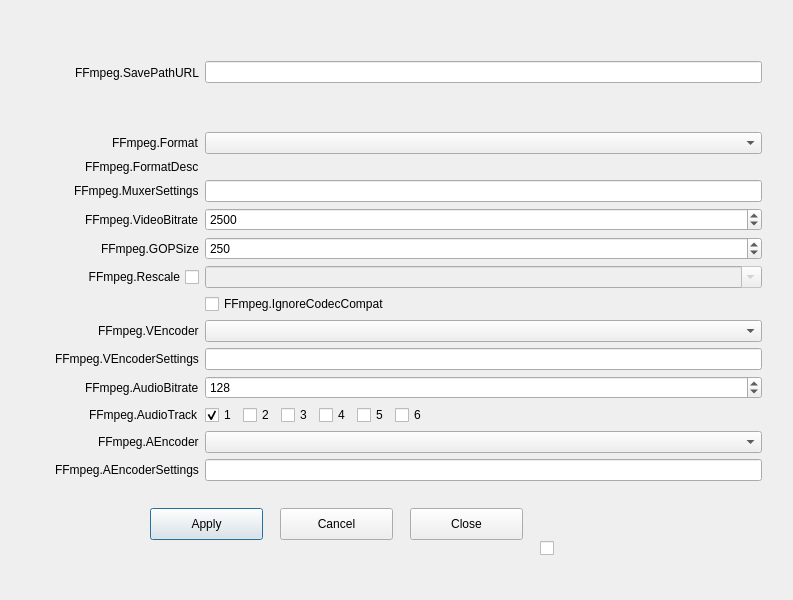
<?xml version="1.0" encoding="UTF-8"?>
<ui version="4.0">
 <class>Output</class>
 <widget class="QDialog" name="Output">
  <property name="geometry">
   <rect>
    <x>0</x>
    <y>0</y>
    <width>793</width>
    <height>600</height>
   </rect>
  </property>
  <property name="windowTitle">
   <string>FFmpeg Output</string>
  </property>
  <widget class="QWidget" name="verticalLayoutWidget">
   <property name="geometry">
    <rect>
     <x>20</x>
     <y>10</y>
     <width>751</width>
     <height>480</height>
    </rect>
   </property>
   <layout class="QVBoxLayout" name="verticalLayout">
    <property name="leftMargin">
     <number>9</number>
    </property>
    <property name="topMargin">
     <number>9</number>
    </property>
    <property name="rightMargin">
     <number>9</number>
    </property>
    <property name="bottomMargin">
     <number>9</number>
    </property>
    <item>
     <layout class="QFormLayout" name="formLayout">
      <property name="fieldGrowthPolicy">
       <enum>QFormLayout::AllNonFixedFieldsGrow</enum>
      </property>
      <property name="labelAlignment">
       <set>Qt::AlignLeading|Qt::AlignLeft|Qt::AlignRight|Qt::AlignTrailing|Qt::AlignVCenter</set>
      </property>
      <property name="topMargin">
       <number>0</number>
      </property>
      <item row="1" column="0">
       <widget class="QLabel" name="label_1">
        <property name="sizePolicy">
         <sizepolicy hsizetype="Preferred" vsizetype="Expanding">
          <horstretch>0</horstretch>
          <verstretch>0</verstretch>
         </sizepolicy>
        </property>
        <property name="minimumSize">
         <size>
          <width>170</width>
          <height>0</height>
         </size>
        </property>
        <property name="text">
         <string>FFmpeg.SavePathURL</string>
        </property>
        <property name="alignment">
         <set>Qt::AlignRight|Qt::AlignTrailing|Qt::AlignVCenter</set>
        </property>
       </widget>
      </item>
      <item row="1" column="1">
       <widget class="QStackedWidget" name="stackedWidget">
        <property name="currentIndex">
         <number>0</number>
        </property>
        <widget class="QWidget" name="page_1">
         <layout class="QHBoxLayout" name="horizontalLayout_2">
          <property name="spacing">
           <number>0</number>
          </property>
          <property name="leftMargin">
           <number>0</number>
          </property>
          <property name="topMargin">
           <number>0</number>
          </property>
          <property name="rightMargin">
           <number>0</number>
          </property>
          <property name="bottomMargin">
           <number>0</number>
          </property>
          <item>
           <widget class="QLineEdit" name="advOutFFURL">
            <property name="enabled">
             <bool>true</bool>
            </property>
           </widget>
          </item>
         </layout>
        </widget>
       </widget>
      </item>
      <item row="2" column="0">
       <widget class="QLabel" name="label_5">
        <property name="text">
         <string>FFmpeg.Format</string>
        </property>
        <property name="buddy">
         <cstring>advOutFFFormat</cstring>
        </property>
       </widget>
      </item>
      <item row="2" column="1">
       <widget class="QComboBox" name="advOutFFFormat"/>
      </item>
      <item row="3" column="0">
       <widget class="QLabel" name="label_6">
        <property name="text">
         <string>FFmpeg.FormatDesc</string>
        </property>
       </widget>
      </item>
      <item row="3" column="1">
       <widget class="QLabel" name="advOutFFFormatDesc">
        <property name="text">
         <string/>
        </property>
       </widget>
      </item>
      <item row="4" column="0">
       <widget class="QLabel" name="label_7">
        <property name="text">
         <string>FFmpeg.MuxerSettings</string>
        </property>
        <property name="buddy">
         <cstring>advOutFFMCfg</cstring>
        </property>
       </widget>
      </item>
      <item row="4" column="1">
       <widget class="QLineEdit" name="advOutFFMCfg"/>
      </item>
      <item row="5" column="0">
       <widget class="QLabel" name="label_8">
        <property name="text">
         <string>FFmpeg.VideoBitrate</string>
        </property>
        <property name="buddy">
         <cstring>advOutFFVBitrate</cstring>
        </property>
       </widget>
      </item>
      <item row="5" column="1">
       <widget class="QSpinBox" name="advOutFFVBitrate">
        <property name="minimum">
         <number>0</number>
        </property>
        <property name="maximum">
         <number>1000000000</number>
        </property>
        <property name="value">
         <number>2500</number>
        </property>
       </widget>
      </item>
      <item row="6" column="0">
       <widget class="QLabel" name="label_9">
        <property name="text">
         <string>FFmpeg.GOPSize</string>
        </property>
        <property name="buddy">
         <cstring>advOutFFVGOPSize</cstring>
        </property>
       </widget>
      </item>
      <item row="6" column="1">
       <widget class="QSpinBox" name="advOutFFVGOPSize">
        <property name="maximum">
         <number>1000000000</number>
        </property>
        <property name="value">
         <number>250</number>
        </property>
       </widget>
      </item>
      <item row="7" column="0">
       <widget class="QCheckBox" name="advOutFFUseRescale">
        <property name="sizePolicy">
         <sizepolicy hsizetype="Minimum" vsizetype="Expanding">
          <horstretch>0</horstretch>
          <verstretch>0</verstretch>
         </sizepolicy>
        </property>
        <property name="layoutDirection">
         <enum>Qt::RightToLeft</enum>
        </property>
        <property name="text">
         <string>FFmpeg.Rescale</string>
        </property>
       </widget>
      </item>
      <item row="7" column="1">
       <widget class="QComboBox" name="advOutFFRescale">
        <property name="enabled">
         <bool>false</bool>
        </property>
        <property name="editable">
         <bool>true</bool>
        </property>
       </widget>
      </item>
      <item row="8" column="1">
       <widget class="QCheckBox" name="advOutFFIgnoreCompat">
        <property name="text">
         <string>FFmpeg.IgnoreCodecCompat</string>
        </property>
       </widget>
      </item>
      <item row="9" column="0">
       <widget class="QLabel" name="label_12">
        <property name="text">
         <string>FFmpeg.VEncoder</string>
        </property>
        <property name="buddy">
         <cstring>advOutFFVEncoder</cstring>
        </property>
       </widget>
      </item>
      <item row="9" column="1">
       <widget class="QComboBox" name="advOutFFVEncoder"/>
      </item>
      <item row="10" column="0">
       <widget class="QLabel" name="label_13">
        <property name="text">
         <string>FFmpeg.VEncoderSettings</string>
        </property>
        <property name="buddy">
         <cstring>advOutFFVCfg</cstring>
        </property>
       </widget>
      </item>
      <item row="10" column="1">
       <widget class="QLineEdit" name="advOutFFVCfg"/>
      </item>
      <item row="11" column="0">
       <widget class="QLabel" name="label_14">
        <property name="text">
         <string>FFmpeg.AudioBitrate</string>
        </property>
        <property name="buddy">
         <cstring>advOutFFABitrate</cstring>
        </property>
       </widget>
      </item>
      <item row="11" column="1">
       <widget class="QSpinBox" name="advOutFFABitrate">
        <property name="minimum">
         <number>32</number>
        </property>
        <property name="maximum">
         <number>4096</number>
        </property>
        <property name="singleStep">
         <number>16</number>
        </property>
        <property name="value">
         <number>128</number>
        </property>
       </widget>
      </item>
      <item row="12" column="0">
       <widget class="QLabel" name="label_15">
        <property name="text">
         <string>FFmpeg.AudioTrack</string>
        </property>
       </widget>
      </item>
      <item row="12" column="1">
       <widget class="QWidget" name="widget_10" native="true">
        <property name="sizePolicy">
         <sizepolicy hsizetype="Maximum" vsizetype="Preferred">
          <horstretch>0</horstretch>
          <verstretch>0</verstretch>
         </sizepolicy>
        </property>
        <layout class="QHBoxLayout" name="horizontalLayout_4">
         <property name="leftMargin">
          <number>0</number>
         </property>
         <property name="topMargin">
          <number>0</number>
         </property>
         <property name="rightMargin">
          <number>0</number>
         </property>
         <property name="bottomMargin">
          <number>0</number>
         </property>
         <item>
          <widget class="QCheckBox" name="advOutFFTrack1">
           <property name="text">
            <string notr="true">1</string>
           </property>
           <property name="checked">
            <bool>true</bool>
           </property>
          </widget>
         </item>
         <item>
          <widget class="QCheckBox" name="advOutFFTrack2">
           <property name="text">
            <string notr="true">2</string>
           </property>
          </widget>
         </item>
         <item>
          <widget class="QCheckBox" name="advOutFFTrack3">
           <property name="text">
            <string notr="true">3</string>
           </property>
          </widget>
         </item>
         <item>
          <widget class="QCheckBox" name="advOutFFTrack4">
           <property name="text">
            <string notr="true">4</string>
           </property>
          </widget>
         </item>
         <item>
          <widget class="QCheckBox" name="advOutFFTrack5">
           <property name="text">
            <string notr="true">5</string>
           </property>
          </widget>
         </item>
         <item>
          <widget class="QCheckBox" name="advOutFFTrack6">
           <property name="text">
            <string notr="true">6</string>
           </property>
          </widget>
         </item>
        </layout>
       </widget>
      </item>
      <item row="13" column="0">
       <widget class="QLabel" name="label_16">
        <property name="text">
         <string>FFmpeg.AEncoder</string>
        </property>
        <property name="buddy">
         <cstring>advOutFFAEncoder</cstring>
        </property>
       </widget>
      </item>
      <item row="13" column="1">
       <widget class="QComboBox" name="advOutFFAEncoder"/>
      </item>
      <item row="14" column="0">
       <widget class="QLabel" name="label_17">
        <property name="text">
         <string>FFmpeg.AEncoderSettings</string>
        </property>
        <property name="buddy">
         <cstring>advOutFFACfg</cstring>
        </property>
       </widget>
      </item>
      <item row="14" column="1">
       <widget class="QLineEdit" name="advOutFFACfg"/>
      </item>
     </layout>
    </item>
   </layout>
  </widget>
  <widget class="QPushButton" name="apply">
   <property name="geometry">
    <rect>
     <x>150</x>
     <y>508</y>
     <width>113</width>
     <height>32</height>
    </rect>
   </property>
   <property name="text">
    <string>Apply</string>
   </property>
  </widget>
  <widget class="QPushButton" name="cancel">
   <property name="geometry">
    <rect>
     <x>280</x>
     <y>508</y>
     <width>113</width>
     <height>32</height>
    </rect>
   </property>
   <property name="text">
    <string>Cancel</string>
   </property>
  </widget>
  <widget class="QPushButton" name="close">
   <property name="geometry">
    <rect>
     <x>410</x>
     <y>508</y>
     <width>113</width>
     <height>32</height>
    </rect>
   </property>
   <property name="text">
    <string>Close</string>
   </property>
  </widget>
  <widget class="QCheckBox" name="startstop">
   <property name="geometry">
    <rect>
     <x>540</x>
     <y>508</y>
     <width>113</width>
     <height>81</height>
    </rect>
   </property>
   <property name="styleSheet">
    <string notr="true">  QCheckBox::indicator:checked
  {
    image: url(:/res/images/stop.png);
  }
  QCheckBox::indicator:unchecked
  {
    image: url(:/res/images/start.png);
  }</string>
   </property>
  </widget>
 </widget>
 <tabstops>
  <tabstop>advOutFFURL</tabstop>
  <tabstop>advOutFFFormat</tabstop>
  <tabstop>advOutFFVBitrate</tabstop>
  <tabstop>advOutFFVGOPSize</tabstop>
  <tabstop>advOutFFUseRescale</tabstop>
  <tabstop>advOutFFRescale</tabstop>
  <tabstop>advOutFFIgnoreCompat</tabstop>
  <tabstop>advOutFFVEncoder</tabstop>
  <tabstop>advOutFFVCfg</tabstop>
  <tabstop>advOutFFABitrate</tabstop>
  <tabstop>advOutFFTrack1</tabstop>
  <tabstop>advOutFFTrack2</tabstop>
  <tabstop>advOutFFTrack3</tabstop>
  <tabstop>advOutFFTrack4</tabstop>
  <tabstop>advOutFFTrack5</tabstop>
  <tabstop>advOutFFTrack6</tabstop>
  <tabstop>advOutFFAEncoder</tabstop>
  <tabstop>advOutFFACfg</tabstop>
  <tabstop>advOutFFMCfg</tabstop>
 </tabstops>
 <resources/>
 <connections>
  <connection>
   <sender>advOutFFUseRescale</sender>
   <signal>toggled(bool)</signal>
   <receiver>advOutFFRescale</receiver>
   <slot>setEnabled(bool)</slot>
   <hints>
    <hint type="sourcelabel">
     <x>259</x>
     <y>60</y>
    </hint>
    <hint type="destinationlabel">
     <x>228</x>
     <y>50</y>
    </hint>
   </hints>
  </connection>
 </connections>
</ui>
